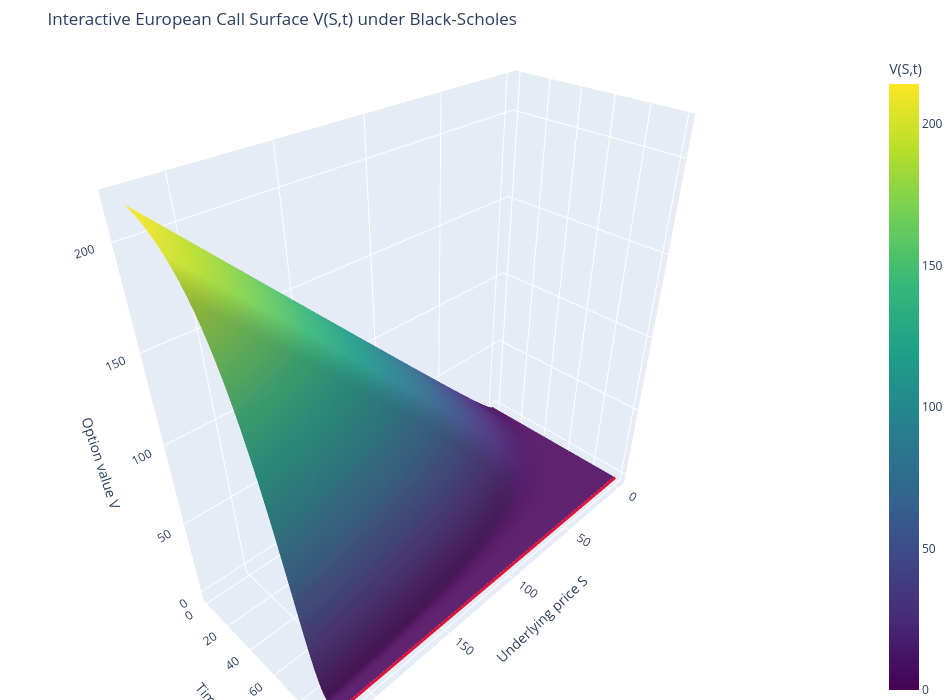

Source (notebook cell):
### Markdown cell above
## Interactive 3D Render (Zoom/Rotate)
Use this Plotly figure to zoom, pan, and rotate the BS surface interactively.

### Code cell
# Interactive Black-Scholes 3D surface with Plotly
import numpy as np
from scipy.stats import norm
import plotly.graph_objects as go

K = 1000.0
r = 0.05
sigma = 0.2
T = 100.0
S_max = 220.0

S = np.linspace(1e-6, S_max, 160)
t = np.linspace(0.0, T, 140)
S_grid, t_grid = np.meshgrid(S, t)
tau = T - t_grid

sqrt_tau = np.sqrt(np.maximum(tau, 1e-12))
d1 = (np.log(S_grid / K) + (r + 0.5 * sigma**2) * tau) / (sigma * sqrt_tau)
d2 = d1 - sigma * sqrt_tau
V = S_grid * norm.cdf(d1) - K * np.exp(-r * tau) * norm.cdf(d2)

payoff = np.maximum(S - K, 0.0)
V[-1, :] = payoff

fig = go.Figure()
fig.add_trace(go.Surface(
    x=S_grid,
    y=t_grid,
    z=V,
    colorscale='Viridis',
    opacity=0.92,
    colorbar=dict(title='V(S,t)')
))

fig.add_trace(go.Scatter3d(
    x=S,
    y=np.full_like(S, T),
    z=payoff,
    mode='lines',
    line=dict(color='crimson', width=6),
    name='Terminal payoff t=T'
))

fig.update_layout(
    title='Interactive European Call Surface V(S,t) under Black-Scholes',
    scene=dict(
        xaxis_title='Underlying price S',
        yaxis_title='Time t',
        zaxis_title='Option value V'
    ),
    width=950,
    height=700,
    margin=dict(l=0, r=0, b=0, t=50)
)

fig.show()

### Figure 1 — Plotly figure (JSON) as saved in the notebook; plotly's stock layout.template omitted (floating-point values rounded to 4 significant figures; data arrays with more than 128 entries replaced by an {"elided": "..."} marker saying what was removed)
{"data": [{"colorbar": {"title": {"text": "V(S,t)"}}, "colorscale": [[0, "#440154"], [0.1111, "#482878"], [0.2222, "#3e4989"], [0.3333, "#31688e"], [0.4444, "#26828e"], [0.5556, "#1f9e89"], [0.6667, "#35b779"], [0.7778, "#6ece58"], [0.8889, "#b5de2b"], [1, "#fde725"]], "opacity": 0.92, "type": "surface", "x": {"elided": "140x160 float values"}, "y": {"elided": "140x160 float values"}, "z": {"elided": "140x160 float values"}}, {"line": {"color": "crimson", "width": 6}, "mode": "lines", "name": "Terminal payoff t=T", "type": "scatter3d", "x": {"elided": "160 float values"}, "y": {"elided": "160 float values"}, "z": {"elided": "160 float values"}}], "layout": {"height": 700, "margin": {"b": 0, "l": 0, "r": 0, "t": 50}, "scene": {"xaxis": {"title": {"text": "Underlying price S"}}, "yaxis": {"title": {"text": "Time t"}}, "zaxis": {"title": {"text": "Option value V"}}}, "title": {"text": "Interactive European Call Surface V(S,t) under Black-Scholes"}, "width": 950}}
